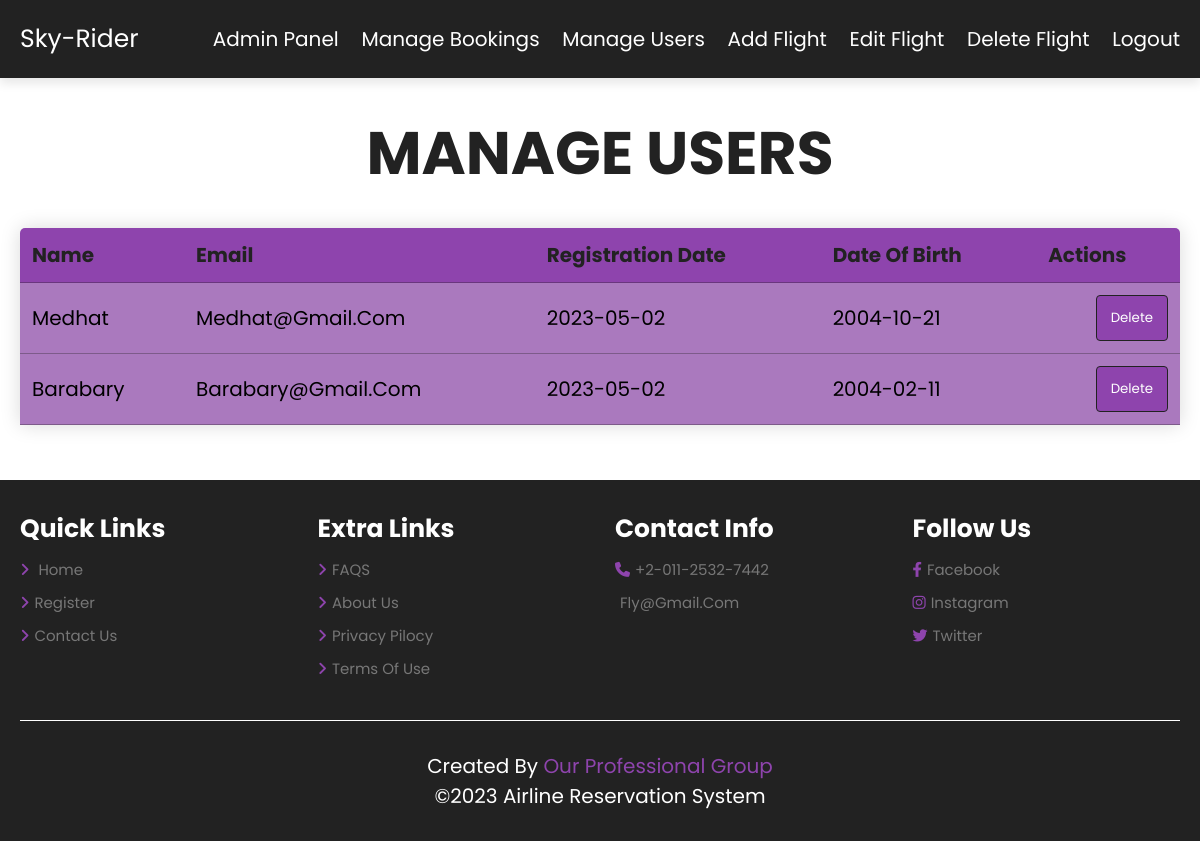
Screenshot of /admin/manage-users.php with the database file from the repository.
### tables this page shows
CREATE TABLE `register` (
  `name` varchar(255) NOT NULL,
  `email` varchar(255) NOT NULL,
  `password` varchar(255) NOT NULL,
  `date_of_birth` date DEFAULT NULL,
  `registration_date` date DEFAULT NULL
);

### admin/manage-users.php (the view, shortened to what this page needs)
<?php
$servername = "localhost";
$username = "root";
$password = "";
$dbname = "airline";
$conn = mysqli_connect($servername, $username, $password, $dbname);
$sql = "SELECT * FROM register";
$result = mysqli_query($conn, $sql);
?>
<!DOCTYPE html>
<html lang="en">
<head>
<link rel="stylesheet" href="https://cdn.jsdelivr.net/npm/swiper@9/swiper-bundle.min.css"/>
<link rel="stylesheet" href="https://cdnjs.cloudflare.com/ajax/libs/font-awesome/6.4.0/css/all.min.css">
<link rel="stylesheet" href="../css/admin-css.css">
</head>
<body>
<section class="header">
    <a href="#" class="logo">Sky-Rider</a>
    <nav class="navbar">
            <a href="admin-panel.php">Admin Panel</a>
			<a href="manage-bookings.php">Manage Bookings</a>
			<a href="manage-users.php">Manage Users</a>
			<a href="add-flight.php">Add Flight</a>
			<a href="edit-flight.php">Edit Flight</a>
			<a href="delete-flight.php">Delete Flight</a>
			<a href="../home.php">Logout</a>
	</nav>
</section>
<section class="add-flight">
     <h1 class="heading-title">manage users</h1>
     <div class="container">
		<table class="table">
         <tr>
            <th>Name</th>
            <th>Email</th>
            <th>Registration Date</th>
            <th>Date of birth</th>
            <th>Actions</th>
         </tr>
         <?php
        while ($row = mysqli_fetch_assoc($result)) {
        ?>
            <tr>
                <td><?php echo $row['name']; ?></td>
                <td><?php echo $row['email']; ?></td>
                <td><?php echo $row['registration_date']; ?></td>
                <td><?php echo $row['date_of_birth']; ?></td>
                <td>
                    <form method="post">
                        <button type="submit" name="delete_user">Delete</button>
                    </form>
                </td>
            </tr>
        <?php
        }
        ?>
        </table>
    </div>
    </section>
<section class="footer">
	    <div class="box-container">
	        <div class="box">
	            <h3>Quick Links</h3>
	            <a href="admin-panel.php"> <i class="fas fa-angle-right"></i> home</a>
	            <a href="register.php"> <i class="fas fa-angle-right"></i>Register</a>
	            <a href="contact-us.php"> <i class="fas fa-angle-right"></i>contact Us</a>
	        </div>
	        <div class="box">
	            <h3>Extra Links</h3>
	            <a href="#"> <i class="fas fa-angle-right"></i>FAQS</a>
	            <a href="about-us"> <i class="fas fa-angle-right"></i>about us</a>
	            <a href="#"> <i class="fas fa-angle-right"></i>privacy pilocy</a>
	            <a href="#"> <i class="fas fa-angle-right"></i>terms of use</a>
	        </div>
	        <div class="box">
	            <h3>Contact Info</h3>
	            <a href="#"> <i class="fas fa-phone"></i>+2-011-2532-7442</a>
	            <a href="#"> <i class="fas fa-email"></i>fly@gmail.com</a>
	        </div>
	        <div class="box">
	            <h3>Follow Us</h3>
	            <a href="#"> <i class="fab fa-facebook-f"></i>facebook</a>
	            <a href="#"> <i class="fab fa-instagram"></i>instagram</a>
	            <a href="#"> <i class="fab fa-twitter"></i>twitter</a>
	        </div>
	    </div>
	    <div class="credit"> Created by <span>our professional group</span>  <br>
		  &copy;2023 Airline Reservation System
		</div>
	</section>
    </body>
    </html>

### css/admin-css.css (style rules this page uses)
:root { --main-color:#8e44ad; --black:#222; --white:#222; --light-black: #777; --light-white:#fff9; --dark-bg:rgba(0,0,0,.7); --light-bg: #eee; --border:.1rem solid var(--black); --box-shadow:0 .5rem 1rem rgba(0,0,0,.1); --text-shadow:0 1.5rem 3rem rgba(0,0,0,.3); --text-shadow-2:0 1.5rem 3rem rgba(0, 0, 0, 0.584); }
* { font-family: 'Poppins', sans-serif; margin: 0; padding: 0; box-sizing: border-box; outline: none; border:none; text-decoration: none; text-transform: capitalize; }
html { font-size:62.5%; overflow-x: hidden; }
section { padding:5rem 10%; }
.header { position: sticky; top:0; left:0; right:0; z-index:1000; background-color: var(--white); display: flex; padding-top: 2rem; padding-bottom: 2rem; box-shadow: var(--box-shadow); align-items: center; justify-content: space-between; }
.heading-title { text-align: center; margin-bottom: 3rem; font-size: 6rem; text-transform: uppercase; color:var(--black); }
.header .logo { font-size: 2.5rem; color:white; }
.header .navbar a { font-size: 2rem; margin-left: 2rem; color:white; }
.table { border-collapse: collapse; width: 100%; margin: 25px 0; font-size: 2em; min-width: 400px; border-radius: 5px 5px 0 0; overflow: hidden; box-shadow: 0 0 20px rgba(0, 0, 0, 0.15); }
.table th, .table td { padding: 12px; text-align: left; border-bottom: 1px solid #1e1b1b51; }
.table th { background-color:var(--main-color); color: var(--black); }
.table td { padding: 12px; text-align: left; border-bottom: 1px solid #1e1b1b51; background-color: #aa79be; }
input[type="submit"], button[type="submit"] { background-color: #8e44ad; color: white; padding: 1.2rem 1.4rem; border: var(--border); border-radius: 4px; cursor: pointer; float: right; }
.footer { background: var(--white); background-size: cover; background-position: center; }
.footer .box-container { display: grid; grid-template-columns: repeat(auto-fit, minmax(25rem, 1fr)); gap: 3rem; }
.footer .box-container .box h3 { color:white; font-size:2.5rem ; padding-bottom: 1rem; display: block; }
.footer .box-container .box a { color:var(--light-black); font-size:1.5rem ; padding-bottom: 1rem; display: block; }
.footer .box-container .box a i { color:var(--main-color); padding-right: .5rem; transition: .2s linear; }
.footer .credit { text-align: center; padding-top: 3rem; margin-top: 3rem; border-top: .1rem solid white; font-size: 2rem; color: white; }
.footer .credit span { color:var(--main-color); }
@media (max-width:1200px) { section { padding: 3rem 5%; } }
section { padding: 3rem 2rem; }

### rows the page displays
register: name "Medhat", email "Medhat@gmail.com", registration_date "2023-05-02", date_of_birth "2004-10-21"
register: name "Barabary", email "Barabary@gmail.com", registration_date "2023-05-02", date_of_birth "2004-02-11"
